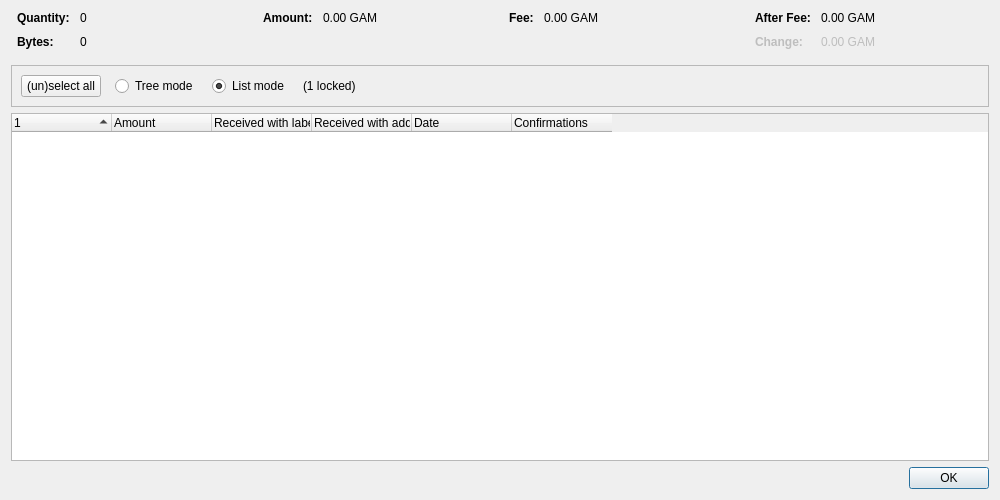
<?xml version="1.0" encoding="UTF-8"?>
<ui version="4.0">
 <class>CoinControlDialog</class>
 <widget class="QDialog" name="CoinControlDialog">
  <property name="geometry">
   <rect>
    <x>0</x>
    <y>0</y>
    <width>1000</width>
    <height>500</height>
   </rect>
  </property>
  <property name="windowTitle">
   <string>Coin Selection</string>
  </property>
  <layout class="QVBoxLayout" name="verticalLayout">
   <item>
    <layout class="QHBoxLayout" name="horizontalLayoutTop" stretch="0,0,0,0">
     <property name="topMargin">
      <number>0</number>
     </property>
     <property name="bottomMargin">
      <number>10</number>
     </property>
     <item>
      <layout class="QFormLayout" name="formLayoutCoinControl1">
       <property name="labelAlignment">
        <set>Qt::AlignLeft|Qt::AlignVCenter</set>
       </property>
       <property name="horizontalSpacing">
        <number>10</number>
       </property>
       <property name="verticalSpacing">
        <number>10</number>
       </property>
       <property name="leftMargin">
        <number>6</number>
       </property>
       <property name="rightMargin">
        <number>6</number>
       </property>
       <item row="0" column="0">
        <widget class="QLabel" name="labelCoinControlQuantityText">
         <property name="font">
          <font>
           <weight>75</weight>
           <bold>true</bold>
          </font>
         </property>
         <property name="text">
          <string>Quantity:</string>
         </property>
        </widget>
       </item>
       <item row="0" column="1">
        <widget class="QLabel" name="labelCoinControlQuantity">
         <property name="cursor">
          <cursorShape>IBeamCursor</cursorShape>
         </property>
         <property name="contextMenuPolicy">
          <enum>Qt::ActionsContextMenu</enum>
         </property>
         <property name="text">
          <string notr="true">0</string>
         </property>
         <property name="textInteractionFlags">
          <set>Qt::LinksAccessibleByMouse|Qt::TextSelectableByKeyboard|Qt::TextSelectableByMouse</set>
         </property>
        </widget>
       </item>
       <item row="1" column="0">
        <widget class="QLabel" name="labelCoinControlBytesText">
         <property name="font">
          <font>
           <weight>75</weight>
           <bold>true</bold>
          </font>
         </property>
         <property name="text">
          <string>Bytes:</string>
         </property>
        </widget>
       </item>
       <item row="1" column="1">
        <widget class="QLabel" name="labelCoinControlBytes">
         <property name="cursor">
          <cursorShape>IBeamCursor</cursorShape>
         </property>
         <property name="contextMenuPolicy">
          <enum>Qt::ActionsContextMenu</enum>
         </property>
         <property name="text">
          <string notr="true">0</string>
         </property>
         <property name="textInteractionFlags">
          <set>Qt::LinksAccessibleByMouse|Qt::TextSelectableByKeyboard|Qt::TextSelectableByMouse</set>
         </property>
        </widget>
       </item>
      </layout>
     </item>
     <item>
      <layout class="QFormLayout" name="formLayoutCoinControl2">
       <property name="horizontalSpacing">
        <number>10</number>
       </property>
       <property name="verticalSpacing">
        <number>10</number>
       </property>
       <property name="leftMargin">
        <number>6</number>
       </property>
       <property name="rightMargin">
        <number>6</number>
       </property>
       <item row="0" column="0">
        <widget class="QLabel" name="labelCoinControlAmountText">
         <property name="font">
          <font>
           <weight>75</weight>
           <bold>true</bold>
          </font>
         </property>
         <property name="text">
          <string>Amount:</string>
         </property>
        </widget>
       </item>
       <item row="0" column="1">
        <widget class="QLabel" name="labelCoinControlAmount">
         <property name="cursor">
          <cursorShape>IBeamCursor</cursorShape>
         </property>
         <property name="contextMenuPolicy">
          <enum>Qt::ActionsContextMenu</enum>
         </property>
         <property name="text">
          <string notr="true">0.00 GAM</string>
         </property>
         <property name="textInteractionFlags">
          <set>Qt::LinksAccessibleByMouse|Qt::TextSelectableByKeyboard|Qt::TextSelectableByMouse</set>
         </property>
        </widget>
       </item>
      </layout>
     </item>
     <item>
      <layout class="QFormLayout" name="formLayoutCoinControl3">
       <property name="horizontalSpacing">
        <number>10</number>
       </property>
       <property name="verticalSpacing">
        <number>10</number>
       </property>
       <property name="leftMargin">
        <number>6</number>
       </property>
       <property name="rightMargin">
        <number>6</number>
       </property>
       <item row="0" column="0">
        <widget class="QLabel" name="labelCoinControlFeeText">
         <property name="font">
          <font>
           <weight>75</weight>
           <bold>true</bold>
          </font>
         </property>
         <property name="text">
          <string>Fee:</string>
         </property>
        </widget>
       </item>
       <item row="0" column="1">
        <widget class="QLabel" name="labelCoinControlFee">
         <property name="cursor">
          <cursorShape>IBeamCursor</cursorShape>
         </property>
         <property name="contextMenuPolicy">
          <enum>Qt::ActionsContextMenu</enum>
         </property>
         <property name="text">
          <string notr="true">0.00 GAM</string>
         </property>
         <property name="textInteractionFlags">
          <set>Qt::LinksAccessibleByMouse|Qt::TextSelectableByKeyboard|Qt::TextSelectableByMouse</set>
         </property>
        </widget>
       </item>
      </layout>
     </item>
     <item>
      <layout class="QFormLayout" name="formLayoutCoinControl4">
       <property name="labelAlignment">
        <set>Qt::AlignLeft|Qt::AlignVCenter</set>
       </property>
       <property name="horizontalSpacing">
        <number>10</number>
       </property>
       <property name="verticalSpacing">
        <number>10</number>
       </property>
       <property name="leftMargin">
        <number>6</number>
       </property>
       <property name="rightMargin">
        <number>6</number>
       </property>
       <item row="0" column="0">
        <widget class="QLabel" name="labelCoinControlAfterFeeText">
         <property name="font">
          <font>
           <weight>75</weight>
           <bold>true</bold>
          </font>
         </property>
         <property name="text">
          <string>After Fee:</string>
         </property>
        </widget>
       </item>
       <item row="0" column="1">
        <widget class="QLabel" name="labelCoinControlAfterFee">
         <property name="cursor">
          <cursorShape>IBeamCursor</cursorShape>
         </property>
         <property name="contextMenuPolicy">
          <enum>Qt::ActionsContextMenu</enum>
         </property>
         <property name="text">
          <string notr="true">0.00 GAM</string>
         </property>
         <property name="textInteractionFlags">
          <set>Qt::LinksAccessibleByMouse|Qt::TextSelectableByKeyboard|Qt::TextSelectableByMouse</set>
         </property>
        </widget>
       </item>
       <item row="1" column="0">
        <widget class="QLabel" name="labelCoinControlChangeText">
         <property name="enabled">
          <bool>false</bool>
         </property>
         <property name="font">
          <font>
           <weight>75</weight>
           <bold>true</bold>
          </font>
         </property>
         <property name="text">
          <string>Change:</string>
         </property>
        </widget>
       </item>
       <item row="1" column="1">
        <widget class="QLabel" name="labelCoinControlChange">
         <property name="enabled">
          <bool>false</bool>
         </property>
         <property name="cursor">
          <cursorShape>IBeamCursor</cursorShape>
         </property>
         <property name="contextMenuPolicy">
          <enum>Qt::ActionsContextMenu</enum>
         </property>
         <property name="text">
          <string notr="true">0.00 GAM</string>
         </property>
         <property name="textInteractionFlags">
          <set>Qt::LinksAccessibleByMouse|Qt::TextSelectableByKeyboard|Qt::TextSelectableByMouse</set>
         </property>
        </widget>
       </item>
      </layout>
     </item>
    </layout>
   </item>
   <item>
    <widget class="QFrame" name="frame">
     <property name="minimumSize">
      <size>
       <width>0</width>
       <height>40</height>
      </size>
     </property>
     <property name="frameShape">
      <enum>QFrame::StyledPanel</enum>
     </property>
     <property name="frameShadow">
      <enum>QFrame::Sunken</enum>
     </property>
     <layout class="QHBoxLayout" name="horizontalLayout">
      <item>
       <layout class="QHBoxLayout" name="horizontalLayoutPanel" stretch="0,0,0,0,0">
        <property name="spacing">
         <number>14</number>
        </property>
        <item>
         <widget class="QPushButton" name="pushButtonSelectAll">
          <property name="sizePolicy">
           <sizepolicy hsizetype="Maximum" vsizetype="Fixed">
            <horstretch>0</horstretch>
            <verstretch>0</verstretch>
           </sizepolicy>
          </property>
          <property name="text">
           <string>(un)select all</string>
          </property>
          <property name="autoDefault">
           <bool>false</bool>
          </property>
         </widget>
        </item>
        <item>
         <widget class="QRadioButton" name="radioTreeMode">
          <property name="sizePolicy">
           <sizepolicy hsizetype="Maximum" vsizetype="Fixed">
            <horstretch>0</horstretch>
            <verstretch>0</verstretch>
           </sizepolicy>
          </property>
          <property name="text">
           <string>Tree mode</string>
          </property>
         </widget>
        </item>
        <item>
         <widget class="QRadioButton" name="radioListMode">
          <property name="sizePolicy">
           <sizepolicy hsizetype="Maximum" vsizetype="Fixed">
            <horstretch>0</horstretch>
            <verstretch>0</verstretch>
           </sizepolicy>
          </property>
          <property name="text">
           <string>List mode</string>
          </property>
          <property name="checked">
           <bool>true</bool>
          </property>
         </widget>
        </item>
        <item>
         <widget class="QLabel" name="labelLocked">
          <property name="text">
           <string notr="true">(1 locked)</string>
          </property>
         </widget>
        </item>
        <item>
         <spacer name="horizontalSpacer">
          <property name="orientation">
           <enum>Qt::Horizontal</enum>
          </property>
          <property name="sizeHint" stdset="0">
           <size>
            <width>40</width>
            <height>20</height>
           </size>
          </property>
         </spacer>
        </item>
       </layout>
      </item>
     </layout>
    </widget>
   </item>
   <item>
    <widget class="CoinControlTreeWidget" name="treeWidget">
     <property name="contextMenuPolicy">
      <enum>Qt::CustomContextMenu</enum>
     </property>
     <property name="sortingEnabled">
      <bool>false</bool>
     </property>
     <property name="columnCount">
      <number>6</number>
     </property>
     <attribute name="headerShowSortIndicator" stdset="0">
      <bool>true</bool>
     </attribute>
     <attribute name="headerStretchLastSection">
      <bool>false</bool>
     </attribute>
     <column>
      <property name="text">
       <string/>
      </property>
     </column>
     <column>
      <property name="text">
       <string>Amount</string>
      </property>
     </column>
     <column>
      <property name="text">
       <string>Received with label</string>
      </property>
     </column>
     <column>
      <property name="text">
       <string>Received with address</string>
      </property>
     </column>
     <column>
      <property name="text">
       <string>Date</string>
      </property>
     </column>
     <column>
      <property name="text">
       <string>Confirmations</string>
      </property>
      <property name="toolTip">
       <string>Confirmed</string>
      </property>
     </column>
     <column>
      <property name="text">
       <string/>
      </property>
     </column>
     <column>
      <property name="text">
       <string/>
      </property>
     </column>
     <column>
      <property name="text">
       <string/>
      </property>
     </column>
     <column>
      <property name="text">
       <string/>
      </property>
     </column>
    </widget>
   </item>
   <item>
    <widget class="QDialogButtonBox" name="buttonBox">
     <property name="orientation">
      <enum>Qt::Horizontal</enum>
     </property>
     <property name="standardButtons">
      <set>QDialogButtonBox::Ok</set>
     </property>
    </widget>
   </item>
  </layout>
 </widget>
 <customwidgets>
  <customwidget>
   <class>CoinControlTreeWidget</class>
   <extends>QTreeWidget</extends>
   <header>qt/coincontroltreewidget.h</header>
  </customwidget>
 </customwidgets>
 <resources/>
 <connections/>
</ui>
